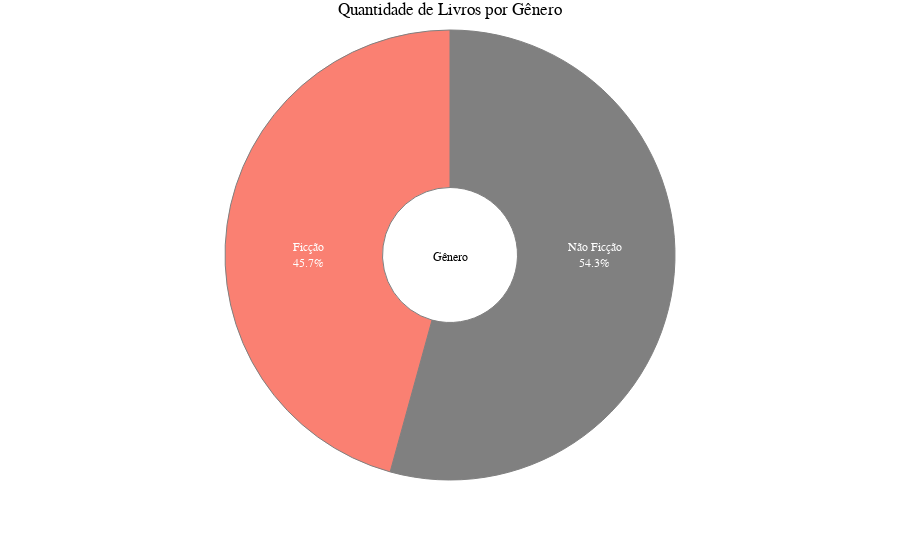

Notebook code cell kept with this figure:
### Markdown cell above
## Conclusão:

#### Ao analisar os dados categóricos, é estabelecido:


- Os 10 autores a seguir têm a classificação mais alta: Nathan W. Pyle, Patrick Thorpe, Eric Carle, Emily Winfield Martin, Chip Gaines, Jill Twiss, Rush Limbaugh, Sherri Duskey Rinker, Alice Schertle, Pete Souza, Sarah Young, Lin-Manuel Miranda , Bill Martin Jr., Dav Pilkey. A avaliação média de seus trabalhos foi de 4,9. 


- Ao comprar um novo livro, você deve prestar atenção a esses autores. Autores que escreveram mais best-sellers: Jeff Kinney - 12 livros, Rick Riordan - 10 livros, J.K. Rowling - 8 livros, Stephenie Meyer - 7 livros, Dav Pilkey - 6 livros, Bill O'Reilly - 6 livros, John Grisham - 5 livros, E L James - 5 livros, Suzanne Collins - 5 livros, Charlaine Harris - 4 livros. Esses autores sempre têm algo para ler.


- Livros com mais críticas: Where The Crawdads Sing - 87841 reviews, A garota no trem - 79446 reviews, Tornando-se - 61133 reviews, Gone Girl - 57271 reviews, A culpa é das estrelas - 50482 reviews. Com certeza vale a pena ler o livro Where The Crawdads Sing, não é à toa que é o mais falado.


- Os livros de não-ficção têm mais chances de se tornarem best-sellers. A seguir, descobriremos como os usuários se relacionam com esses gêneros.




alternativo:

A contagem do número de livros mais vendidos é constante, ou seja, 50 para todos os anos. Sua distribuição com gênero pode ser vista nas parcelas acima.

### Code cell
# Definindo os parâmetros de visualização:
fig_2 = make_subplots(rows=1, cols=1,
                      specs=[[{'type': 'domain'}]],
                      subplot_titles=(""))

# Configurando os parâmetros do gráfico de pizza:
fig_2.add_trace(go.Pie(values=books_by_genre['Name'],
                       title='Gênero',
                       labels=['Não Ficção', 'Ficção'],
                       textinfo='label+percent',
                       insidetextorientation='radial',
                       hole=0.3,
                       marker=dict(colors=['Gray','Salmon'], 
                                   line_color='Gray', 
                                   line_width=1),
                       textfont={'color': '#FFFFFF', 'size': 12},
                       textfont_size=12))

# Definindo os parâmetros do gráfico ao exibir
fig_2.update_layout(margin_t=30, 
                    showlegend=False, 
                    title_text='Quantidade de Livros por Gênero', 
                    title_x=0.5, 
                    font=dict(family='Arial', 
                              size=12, 
                              color='black'))

# Displaying the graph
fig_2.show()

### Figure 1 — Plotly figure (JSON) as saved in the notebook; plotly's stock layout.template omitted (floating-point values rounded to 4 significant figures)
{"data": [{"hole": 0.3, "insidetextorientation": "radial", "labels": ["Não Ficção", "Ficção"], "marker": {"colors": ["Gray", "Salmon"], "line": {"color": "Gray", "width": 1}}, "textfont": {"color": "#FFFFFF", "size": 12}, "textinfo": "label+percent", "title": {"text": "Gênero"}, "type": "pie", "values": [190, 160]}], "layout": {"font": {"color": "black", "family": "Arial", "size": 12}, "margin": {"t": 30}, "showlegend": false, "title": {"text": "Quantidade de Livros por Gênero", "x": 0.5}}}
